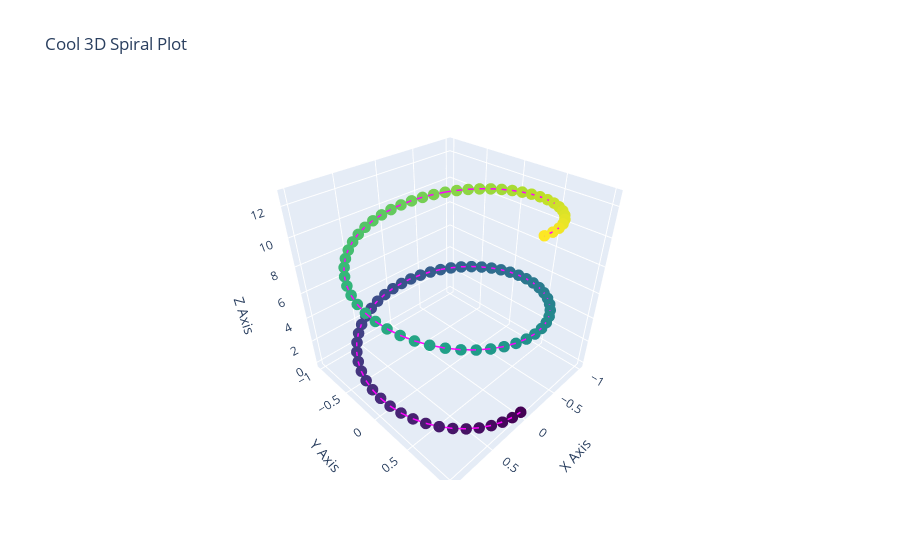

The code cell stored with this chart in its notebook:
### Code cell
import plotly.graph_objects as go
import numpy as np

# Generate the spiral data
t = np.linspace(0, 4 * np.pi, 100)
x = np.sin(t)
y = np.cos(t)
z = t

# Create the 3D scatter plot with lines and markers
fig = go.Figure(data=[go.Scatter3d(
    x=x, 
    y=y, 
    z=z,
    mode='lines+markers',
    marker=dict(
        size=4,
        color=z,           # Color by the z-value for a gradient effect
        colorscale='Viridis'
    ),
    line=dict(
        color='magenta',   # The line color for the spiral
        width=3
    )
)])

# Update layout to add titles and axis labels
fig.update_layout(
    title='Cool 3D Spiral Plot',
    scene=dict(
        xaxis_title='X Axis',
        yaxis_title='Y Axis',
        zaxis_title='Z Axis'
    )
)

# Display the interactive plot
fig.show()
